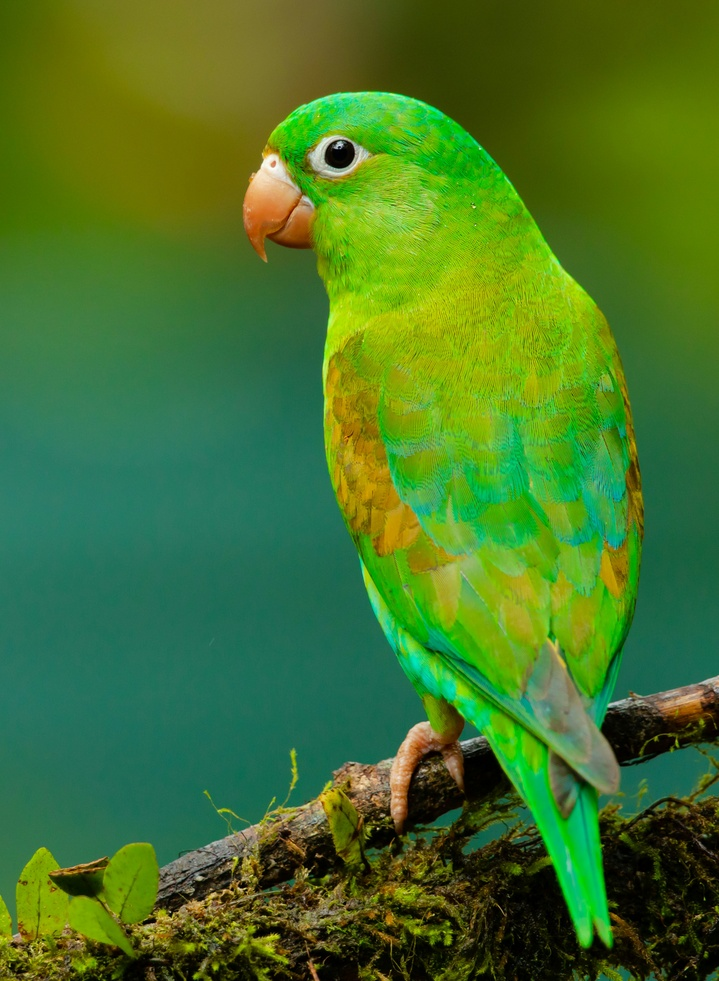
#> input picture parrot.jpg, 719 x 981 px, shrunk from 2919 x 3985 before the run
$ python SHARPENING_FILTERS.py   (older library calls are emulated)
#> lines starting #> are read from the running program, lines starting #| are printed output that depends on the picture
###Sharpening Filters
# In[4]: Using Laplacian Kernal


import cv2
import matplotlib.pyplot as plt
import numpy as np
image1=cv2.imread("parrot.jpg")
#> image1 is the input picture: shape (981, 719, 3); mean B, G, R 41.3, 116.2, 69.3
image2=cv2.cvtColor(image1,cv2.COLOR_BGR2RGB)
kernel2=np.array([[-1,-1,-1],[2,-2,1],[2,1,-1]])
image3=cv2.filter2D(image2,-1,kernel2)
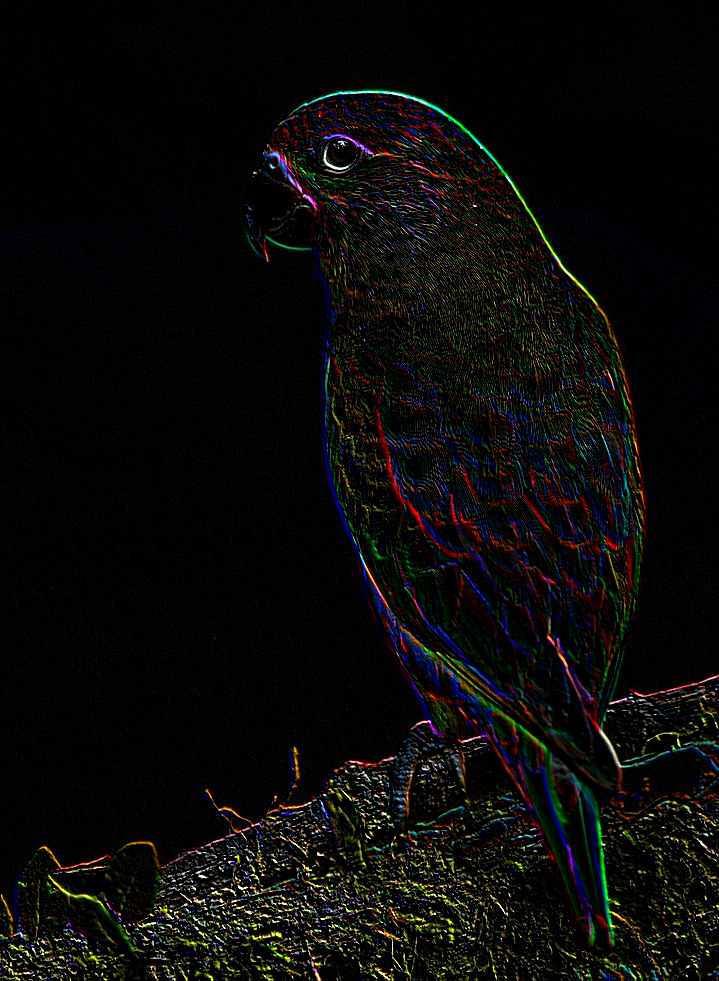
#> image3: shape (981, 719, 3); mean R, G, B 10.9, 10.3, 8.6
plt.subplot(1,2,1)
plt.imshow(image2)
plt.title("Original Image")
plt.axis("off")
plt.subplot(1,2,2)
plt.imshow(image3)
plt.title("Laplacian Kernel")
plt.axis("off")
plt.show()
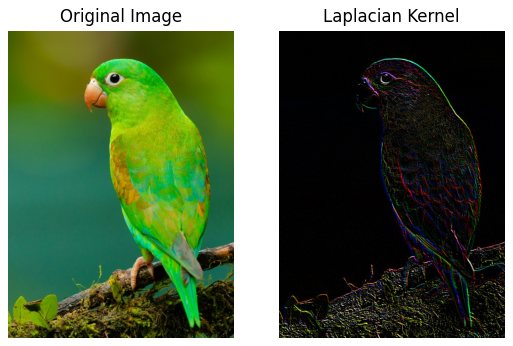
#> figure drawn by matplotlib, 2 panels


# In[5]:Using Laplacian Operator

laplacian=cv2.Laplacian(image2,cv2.CV_64F)
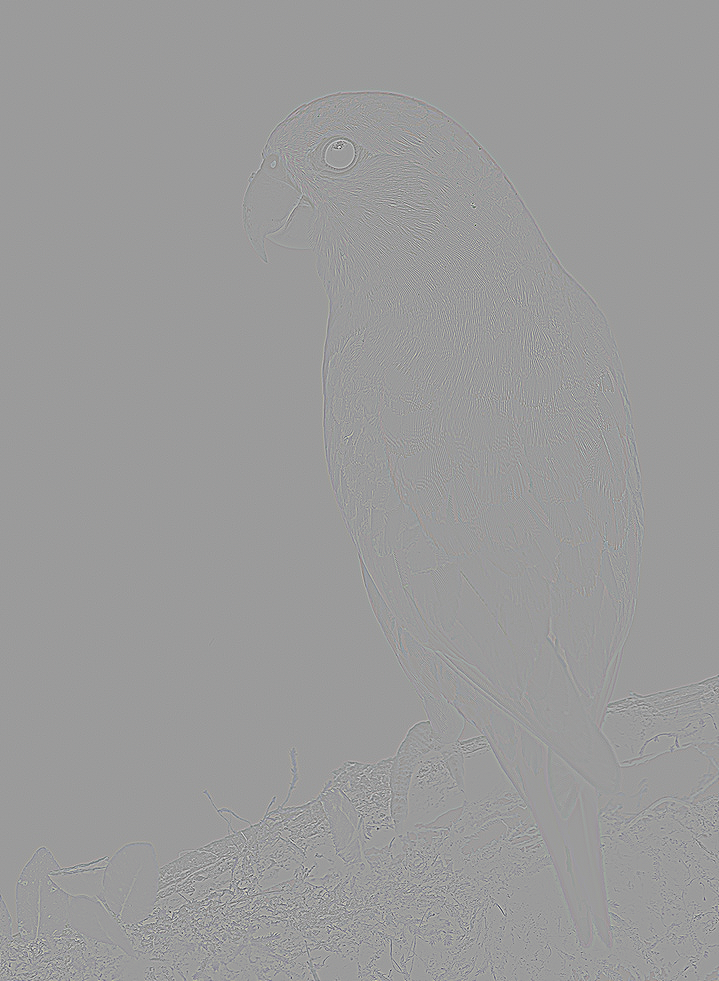
#> laplacian: shape (981, 719, 3) float64; mean R, G, B 0, 0, 0; drawn with min black and max white
plt.subplot(1,2,1)
plt.imshow(image2)
plt.title("Original Image")
plt.axis("off")
plt.subplot(1,2,2)
plt.imshow(laplacian)
plt.title("Laplacian Operator")
plt.axis("off")
plt.show()
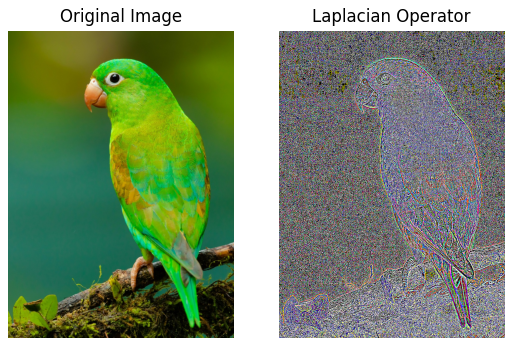
#> figure drawn by matplotlib, 2 panels

$ run again, with image-1.png saved as parrot.jpg
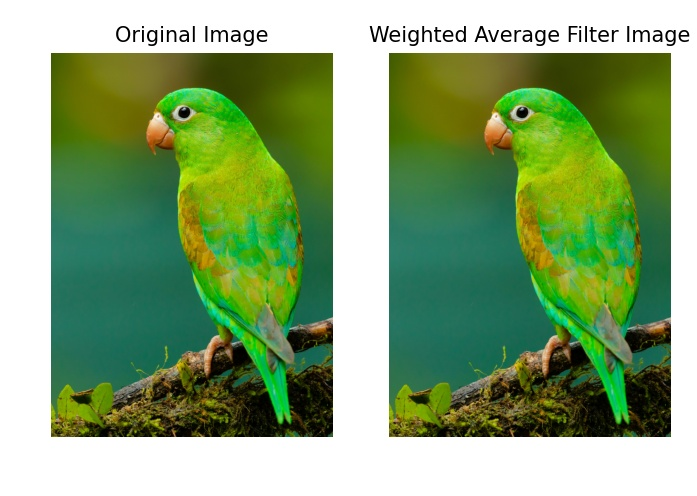
#> input picture image-1.png, 697 x 496 px
#> image1 is the input picture: shape (496, 697, 3); mean B, G, R 119.4, 166.1, 136.7
#> `laplacian=cv2.Laplacian(image2,cv2.CV_64F)`:
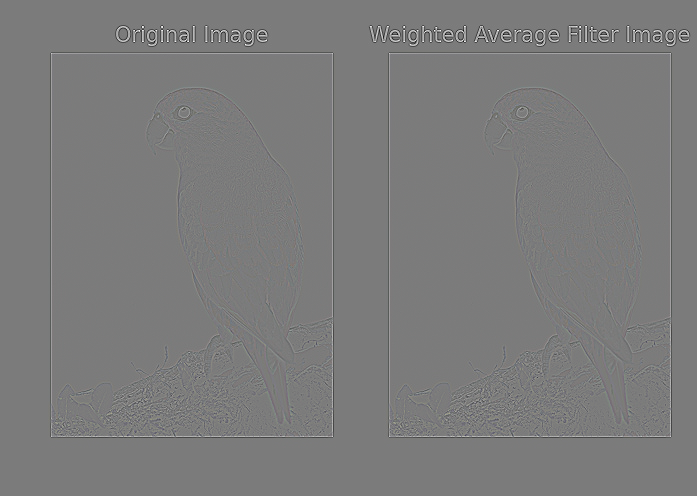
#> laplacian: shape (496, 697, 3) float64; mean R, G, B 0, 0, 0; drawn with min black and max white
#> `plt.show()`:
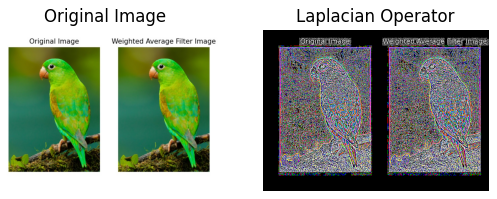
#> figure drawn by matplotlib, 2 panels

$ run again, with image-3.png saved as parrot.jpg
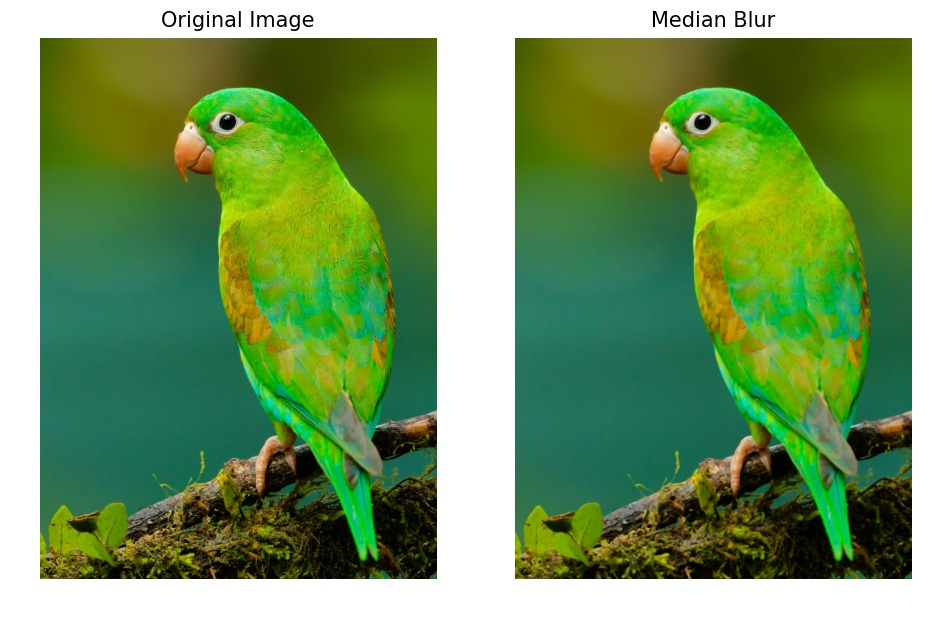
#> input picture image-3.png, 932 x 618 px
#> image1 is the input picture: shape (618, 932, 3); mean B, G, R 94.5, 150.6, 115.4
#> `laplacian=cv2.Laplacian(image2,cv2.CV_64F)`:
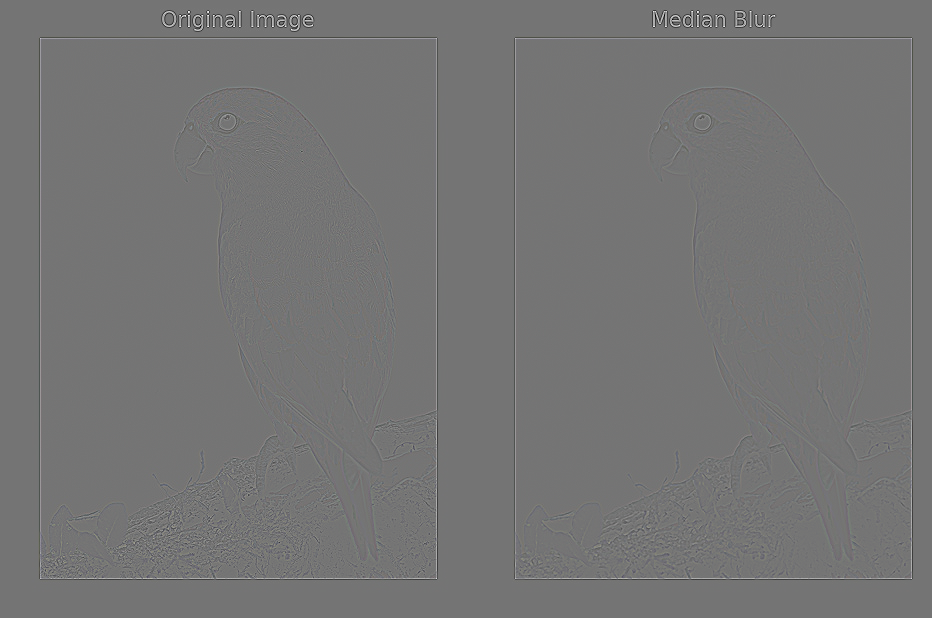
#> laplacian: shape (618, 932, 3) float64; mean R, G, B 0, 0, 0; drawn with min black and max white
#> `plt.show()`:
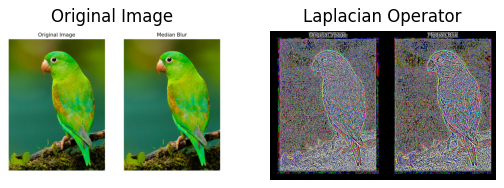
#> figure drawn by matplotlib, 2 panels
